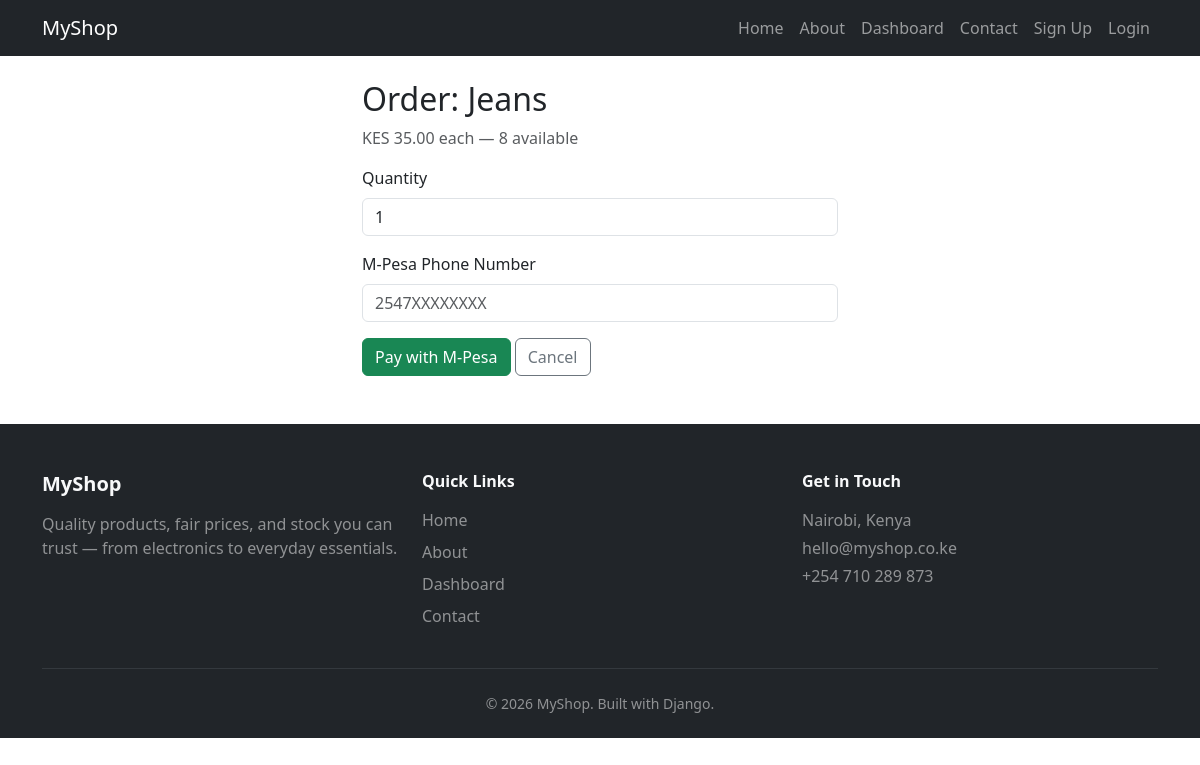
Page /product/7/order/ on the earlier database version.
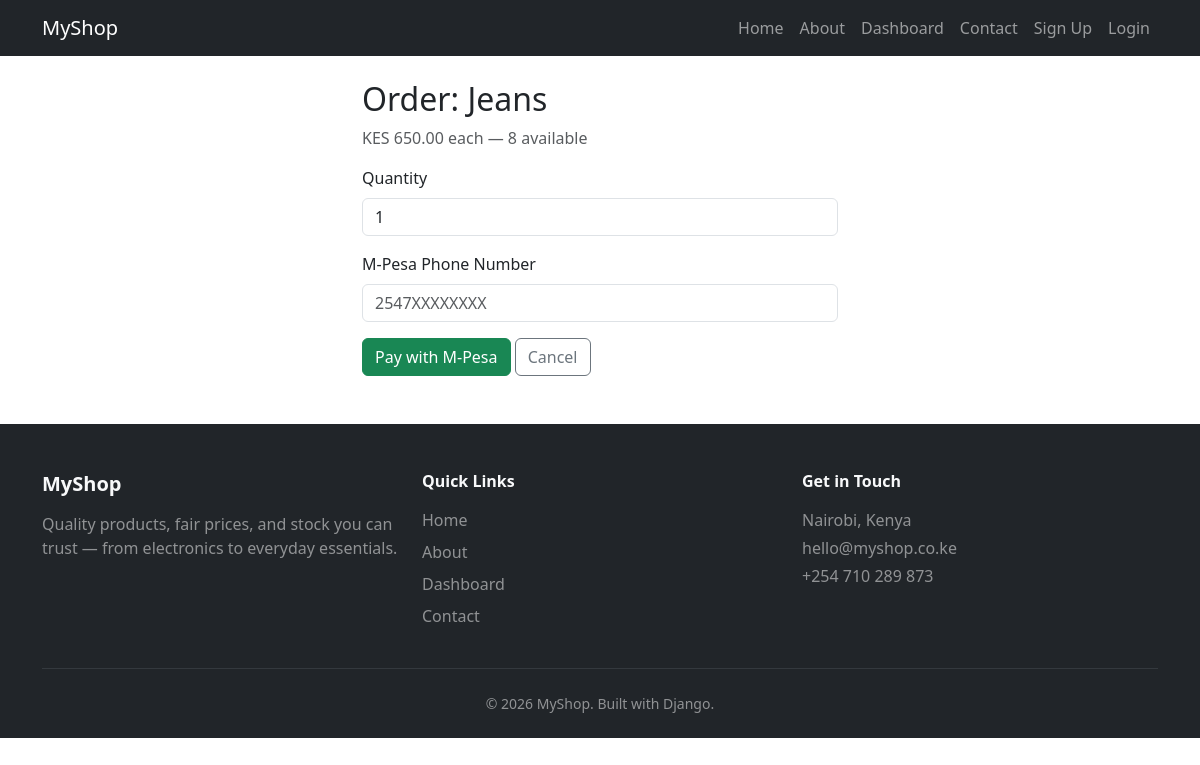
Same page on the later database version.
### MyShop/models.py (models this page shows, shortened)
class Product(models.Model):
    name = models.CharField(max_length=200)
    category = models.ForeignKey(Category, on_delete=models.CASCADE, related_name='products')
    price = models.DecimalField(max_digits=8, decimal_places=2)
    stock = models.PositiveIntegerField(default=0)
    low_stock_threshold = models.PositiveIntegerField(default=5)
    image = models.ImageField(upload_to='products/', blank=True, null=True)

### MyShop/views.py (the view, shortened to what this page needs)
# urls.py: path('product/<int:pk>/order/', views.order_create, name='order_create'),
def order_create(request, pk):
    product = get_object_or_404(Product, pk=pk)
    return render(request, 'shop/order_form.html', {'product': product})

### MyShop/templates/shop/order_form.html (shortened to what this page needs)
{% extends 'base.html' %}
{% block content %}
<div class="container mt-4" style="max-width: 500px;">
    <h2>Order: {{ product.name }}</h2>
    <p class="text-muted">KES {{ product.price }} each &mdash; {{ product.stock }} available</p>
    <form method="post">
        <div class="mb-3">
            <label class="form-label">Quantity</label>
            <input type="number" name="quantity" class="form-control" min="1" max="{{ product.stock }}" value="1" required>
        </div>
        <div class="mb-3">
            <label class="form-label">M-Pesa Phone Number</label>
            <input type="tel" name="phone" class="form-control" placeholder="2547XXXXXXXX" required>
        </div>
        <button type="submit" class="btn btn-success">Pay with M-Pesa</button>
        <a href="{% url 'dashboard' %}" class="btn btn-outline-secondary">Cancel</a>
    </form>
</div>
{% endblock %}

### MyShop/templates/base.html (shortened to what this page needs)
<!DOCTYPE html>
<html lang="en">
<head>
    <link href="https://cdn.jsdelivr.net/npm/bootstrap@5.3.0/dist/css/bootstrap.min.css" rel="stylesheet">
</head>
<body>
    <nav class="navbar navbar-expand-lg navbar-dark bg-dark">
        <div class="container">
         <a class="navbar-brand" href="{% url 'index' %}">MyShop</a>
            <div class="collapse navbar-collapse justify-content-end" id="navMenu">
                <ul class="navbar-nav">
                 <li class="nav-item"><a class="nav-link" href="{% url 'index' %}">Home</a></li>
                 <li class="nav-item"><a class="nav-link" href="{% url 'about' %}">About</a></li>
                 <li class="nav-item"><a class="nav-link" href="{% url 'dashboard' %}">Dashboard</a></li>
                 <li class="nav-item"><a class="nav-link" href="{% url 'contact' %}">Contact</a></li>
                 {% if user.is_authenticated %}
                    <li class="nav-item d-flex align-items-center">
                        <a class="nav-link" href="{% url 'logout' %}"
                           onclick="return confirm('Are you sure you want to log out?');">Logout </a>
                        <a href="{% url 'profile' %}" class="ms-2">
                           {% if user.profile.picture %}
                           <img src="{{ user.profile.picture.url }}" alt="{{ user.username }}"
                                class="rounded-circle" style="width: 28px; height: 28px; object-fit: cover;">
                           {% else %}
                           <span class="rounded-circle bg-secondary d-inline-flex align-items-center justify-content-center"
                                style="width: 28px; height: 28px; font-size: 0.8rem; color: #fff;">{{ user.username|first|upper }}</span>
                           {% endif %}
                        </a>
                    </li>
                 {% else %}
                 <li class="nav-item"><a class="nav-link" href="{% url 'signup' %}">Sign Up</a></li>
                 <li class="nav-item"><a class="nav-link" href="{% url 'login' %}">Login</a></li>
                 {% endif %}
                </ul>
            </div>
        </div>
    </nav>
    <main>
        {% block content %}{% endblock %}
    </main>
    <footer class="bg-dark text-light pt-5 pb-4 mt-5">
        <div class="container">
            <div class="row gy-4">
                    <div class="col-md-4">
                 <h5 class="fw-bold mb-3">MyShop</h5>
                 <p class="text-white-50">
                    Quality products, fair prices, and stock you can trust &mdash;
                    from electronics to everyday essentials.
                 </p>
                </div>
                <div class="col-md-4">
                 <h6 class="fw-bold mb-3">Quick Links</h6>
                    <ul class="list-unstyled">
                     <li class="mb-2"><a href="{% url 'index' %}" class="text-white-50 text-decoration-none">Home</a></li>
                     <li class="mb-2"><a href="{% url 'about' %}" class="text-white-50 text-decoration-none">About</a></li>
                     <li class="mb-2"><a href="{% url 'dashboard' %}" class="text-white-50 text-decoration-none">Dashboard</a></li>
                     <li class="mb-2"><a href="{% url 'contact' %}" class="text-white-50 text-decoration-none">Contact</a></li>
                    </ul>
                </div>
                <div class="col-md-4">
                  <h6 class="fw-bold mb-3">Get in Touch</h6>
                 <p class="text-white-50 mb-1">Nairobi, Kenya</p>
                 <p class="text-white-50 mb-1">hello@myshop.co.ke</p>
                 <p class="text-white-50">+254 710 289 873</p>
                </div>
            </div>
         <hr class="border-secondary my-4">
         <p class="text-center text-white-50 mb-0 small">&copy; 2026 MyShop. Built with Django.</p>
        </div>
    </footer>
</body>
</html>

Differences in the rows shown:
changed Product "Jeans": price "35.00" → "650.00"
